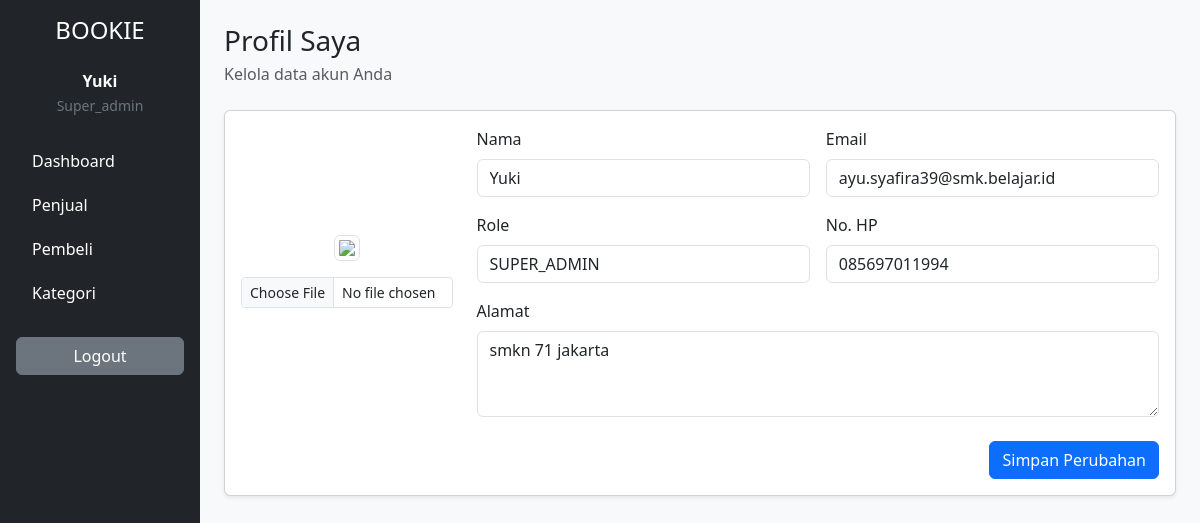
Screenshot of /super_admin/profile.php (signed in) with the database file from the repository.
### tables this page shows
CREATE TABLE `users` (
  `id` int(11) NOT NULL,
  `role` enum('super_admin','penjual','pembeli') NOT NULL,
  `nama` varchar(100) NOT NULL,
  `email` varchar(100) NOT NULL,
  `password` varchar(255) NOT NULL,
  `no_hp` varchar(20) DEFAULT NULL,
  `foto` varchar(255) DEFAULT NULL,
  `alamat` text DEFAULT NULL,
  `status` enum('online','offline') DEFAULT 'offline',
  `aktif` enum('ya','tidak') DEFAULT 'ya',
  `created_at` timestamp NOT NULL DEFAULT current_timestamp()
);

### super_admin/profile.php (the view, shortened to what this page needs)
<?php
include "../config/database.php";
include "../includes/header.php";
$id = $_SESSION['user']['id'];
$user = mysqli_fetch_assoc(mysqli_query($conn, "SELECT * FROM users WHERE id='$id'"));
$foto = (!empty($user['foto']) && file_exists("../uploads/profile/".$user['foto']))
  ? "../uploads/profile/".$user['foto']
  : "../assets/img/user.png";
?>
<div class="container-fluid">
  <div class="row">
    <div class="col-2 bg-dark text-white min-vh-100 p-3">
      <h4 class="text-center mb-4">BOOKIE</h4>
      <div class="text-center mb-4">
        <div class="fw-semibold"><?= htmlspecialchars($user['nama']) ?></div>
        <small class="text-secondary"><?= ucfirst($user['role']) ?></small>
      </div>
    <ul class="nav flex-column gap-1">
  <li class="nav-item">
    <a class="nav-link text-white" href="dashboard.php">Dashboard</a>
  </li>
  <li class="nav-item">
    <a class="nav-link text-white" href="penjual.php">Penjual</a>
  </li>
  <li class="nav-item">
    <a class="nav-link text-white" href="pembeli.php">Pembeli</a>
  </li>
  <li class="nav-item">
    <a class="nav-link text-white" href="kategori.php">Kategori</a>
  </li>
</ul>
      <a href="../logout.php" class="btn btn-secondary w-100 mt-4">Logout</a>
    </div>
    <div class="col-10 p-4 bg-light">
      <h3 class="mb-1">Profil Saya</h3>
      <p class="text-muted mb-4">Kelola data akun Anda</p>
      <div class="card shadow-sm">
        <div class="card-body">
          <form method="POST" enctype="multipart/form-data">
            <div class="row mb-4 align-items-center">
              <div class="col-md-3 text-center">
                <img src="<?= $foto ?>" class="img-thumbnail mb-2" style="max-width:150px;">
                <input type="file" name="foto" class="form-control form-control-sm mt-2">
              </div>
              <div class="col-md-9">
                <div class="row g-3">
                  <div class="col-md-6">
                    <label class="form-label">Nama</label>
                    <input type="text" name="nama" class="form-control"
                      value="<?= htmlspecialchars($user['nama']) ?>" required>
                  </div>
                  <div class="col-md-6">
                    <label class="form-label">Email</label>
                    <input type="email" class="form-control"
                      value="<?= htmlspecialchars($user['email']) ?>" readonly>
                  </div>
                  <div class="col-md-6">
                    <label class="form-label">Role</label>
                    <input type="text" class="form-control"
                      value="<?= strtoupper($user['role']) ?>" readonly>
                  </div>
                  <div class="col-md-6">
                    <label class="form-label">No. HP</label>
                    <input type="text" name="no_hp" class="form-control"
                      value="<?= htmlspecialchars($user['no_hp']) ?>">
                  </div>
                  <div class="col-12">
                    <label class="form-label">Alamat</label>
                    <textarea name="alamat" class="form-control" rows="3"><?= htmlspecialchars($user['alamat']) ?></textarea>
                  </div>
                </div>
              </div>
            </div>
            <div class="text-end">
              <button type="submit" name="update" class="btn btn-primary">
                Simpan Perubahan
              </button>
            </div>
          </form>
        </div>
      </div>
    </div>
  </div>
</div>
<?php include "../includes/footer.php"; ?>

### includes/header.php (shortened to what this page needs)
<!DOCTYPE html>
<html lang="id">
<head>
  <link href="https://cdn.jsdelivr.net/npm/bootstrap@5.3.2/dist/css/bootstrap.min.css" rel="stylesheet">
  <link href="https://cdn.jsdelivr.net/npm/bootstrap-icons/font/bootstrap-icons.css" rel="stylesheet">
</head>
<body>

### includes/footer.php (shortened to what this page needs)
</body>
</html>

### rows the page displays
users: nama "Yuki", role "Super_admin", email "ayu.syafira39@smk.belajar.id", role "SUPER_ADMIN", no_hp "085697011994", alamat "smkn 71 jakarta"
